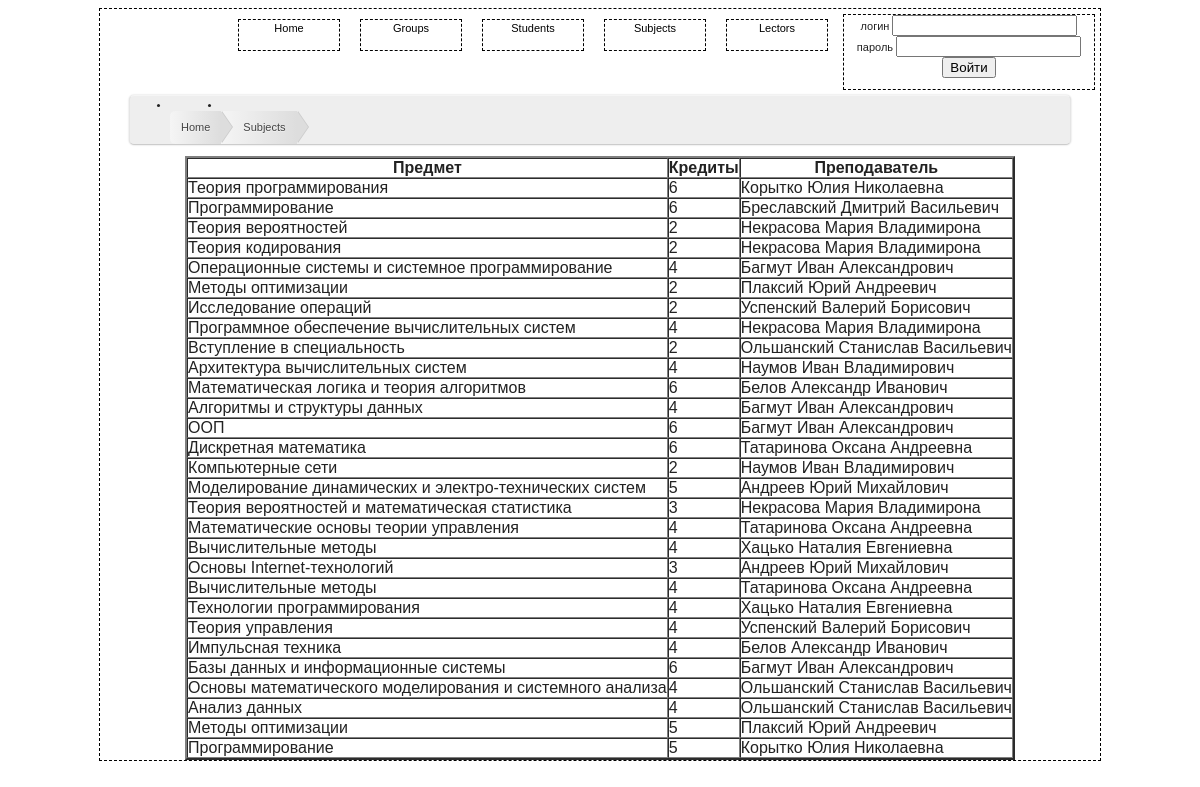
The page /list.php?info=subjects on the database its author committed.
### tables this page shows
CREATE TABLE IF NOT EXISTS `subjects` (
  `subject_id` int(10) NOT NULL AUTO_INCREMENT,
  `subject_title` text,
  `subject_credits` int(11) DEFAULT NULL,
  `lector_id` int(10) DEFAULT NULL,
  PRIMARY KEY (`subject_id`),
  KEY `subjects_fk1` (`lector_id`)
);

CREATE TABLE IF NOT EXISTS `lectors` (
  `lector_id` int(10) NOT NULL AUTO_INCREMENT,
  `lector_name` text,
  `lector_position` text,
  `lector_email` text,
  `lector_login` tinytext,
  `lector_password` tinytext,
  `role` int(11) DEFAULT NULL,
  PRIMARY KEY (`lector_id`)
);

### subjects.php (the view, shortened to what this page needs)
<?php
	echo "<ul id=\"breadcrumbs\">
        <li><a href=\"index.php\">Home</a></li>
        <li><a href=\"list.php?info=subjects\">Subjects</a></li>
    </ul>";
	$sort="";
	$query="SELECT * FROM subjects".$sort;
    $result=mysql_query($query);
	$query1="(SELECT l.role FROM lectors l WHERE lector_login='".$_SESSION['login']."') UNION
			 (SELECT s.role FROM students s WHERE student_email='".$_SESSION['login']."' OR parent_email='".$_SESSION['login']."')";
	$acess_result=mysql_query($query1);
	$acess= mysql_fetch_array($acess_result);
	$role=$acess['role'];
	if (!empty($_SESSION['login']) && $role==2){
		echo"<table border=2 cellpadding=0 cellspacing=0>";
		echo"<TR><TH> <a href=\"list.php?info=subjects&sort=ASC\"> &uarr; </a> </TH><TH>Предмет</TH> <TH><a href=\"list.php?info=subjects&sort=DESC\">&darr; </a></TH><TH>Кредиты</TH><TH>Преподаватель</TH></TR>";
		$querySubject="SELECT l.lector_name,s.subject_id FROM lectors l JOIN subjects s ON l.lector_login='".$_SESSION['login']."'
						 AND l.lector_id=s.lector_id";
		$subjectResult=mysql_query($querySubject) or die(mysql_error());
		$getSubject=mysql_fetch_array($subjectResult);
		while($row=mysql_fetch_array($result)){
			$query2="select lector_name from lectors where lector_id=".$row['lector_id'];
			$resultlectors=mysql_query($query2);
			$rowlector=mysql_fetch_array($resultlectors);
			if ($getSubject['subject_id']==$row['subject_id']){
				echo"<tr><td colspan=\"3\"><a href=\"subjects_details.php?subjectId=".$row['subject_id']."\" style=\"color: red\">".$row['subject_title']."</td><td>".$row['subject_credits']."</td>
					 <td>".$rowlector['lector_name']."</td></tr>";
				$getSubject=mysql_fetch_array($subjectResult);
			}
				else {
				echo"<tr><td colspan=\"3\">".$row['subject_title']."</td><td>".$row['subject_credits']."</td>
					 <td>".$rowlector['lector_name']."</td></tr>";
					 }
		}
		echo"</table>";
	} else{
		echo"<table border=2 cellpadding=0 cellspacing=0>";
		echo"<TR><TH>Предмет</TH><TH>Кредиты</TH><TH>Преподаватель</TH></TR>";
		while($row=mysql_fetch_array($result)){
			$query2="select lector_name from lectors where lector_id=".$row['lector_id'];
			$resultlectors=mysql_query($query2);
			$rowlector=mysql_fetch_array($resultlectors);
			echo"<tr><td>".$row['subject_title']."</td><td>".$row['subject_credits']."</td><td>".$rowlector['lector_name']."</td></tr>";
		}
		echo"</table>";
	}

### css/index.css (style rules this page uses)
a { margin-top:15px; text-decoration: none; color: #000; }
#breadcrumbs { background: #eee; border-width: 1px; border-style: solid; border-color: #f5f5f5 #e5e5e5 #ccc; border-radius: 5px; box-shadow: 0 0 2px rgba(0,0,0,.2); overflow: hidden; width: 90%; }
#breadcrumbs li { float: left; }
#breadcrumbs a { padding: .7em 1em .7em 2em; float: left; text-decoration: none; color: #444; position: relative; text-shadow: 0 1px 0 rgba(255,255,255,.5); background-color: #ddd; background-image: linear-gradient(to right, #f5f5f5, #ddd); }
#breadcrumbs li:first-child a { padding-left: 1em; border-radius: 5px 0 0 5px; }
#breadcrumbs a::after, #breadcrumbs a::before { content: ""; position: absolute; top: 50%; margin-top: -1.5em; border-top: 1.5em solid transparent; border-bottom: 1.5em solid transparent; border-left: 1em solid; right: -1em; }
#breadcrumbs a::after { z-index: 2; border-left-color: #ddd; }
#breadcrumbs a::before { border-left-color: #ccc; right: -1.1em; z-index: 1; }

### list.php (style rules this page uses)
body { font: 11px Tahoma, "Trebuchet MS", Tahoma, sans-serif; line-height: 1.6em; color: #222; }

### rows shown on the page
subjects: subject_title "Теория программирования", subject_credits "6", lector.lector_name "Корытко Юлия Николаевна"
subjects: subject_title "Программирование", subject_credits "6", lector.lector_name "Бреславский Дмитрий Васильевич"
subjects: subject_title "Теория вероятностей", subject_credits "2", lector.lector_name "Некрасова Мария Владимирона"
subjects: subject_title "Теория кодирования", subject_credits "2", lector.lector_name "Некрасова Мария Владимирона"
subjects: subject_title "Операционные системы и системное программирование", subject_credits "4", lector.lector_name "Багмут Иван Александрович"
subjects: subject_title "Методы оптимизации", subject_credits "2", lector.lector_name "Плаксий Юрий Андреевич"
subjects: subject_title "Исследование операций", subject_credits "2", lector.lector_name "Успенский Валерий Борисович"
subjects: subject_title "Программное обеспечение вычислительных систем", subject_credits "4", lector.lector_name "Некрасова Мария Владимирона"
subjects: subject_title "Вступление в специальность", subject_credits "2", lector.lector_name "Ольшанский Станислав Васильевич"
subjects: subject_title "Архитектура вычислительных систем", subject_credits "4", lector.lector_name "Наумов Иван Владимирович"
subjects: subject_title "Математическая логика и теория алгоритмов", subject_credits "6", lector.lector_name "Белов Александр Иванович"
subjects: subject_title "Алгоритмы и структуры данных", subject_credits "4", lector.lector_name "Багмут Иван Александрович"
subjects: subject_title "ООП", subject_credits "6", lector.lector_name "Багмут Иван Александрович"
subjects: subject_title "Дискретная математика", subject_credits "6", lector.lector_name "Татаринова Оксана Андреевна"
subjects: subject_title "Компьютерные сети", subject_credits "2", lector.lector_name "Наумов Иван Владимирович"
subjects: subject_title "Моделирование динамических и электро-технических систем", subject_credits "5", lector.lector_name "Андреев Юрий Михайлович"
subjects: subject_title "Теория вероятностей и математическая статистика", subject_credits "3", lector.lector_name "Некрасова Мария Владимирона"
subjects: subject_title "Математические основы теории управления", subject_credits "4", lector.lector_name "Татаринова Оксана Андреевна"
subjects: subject_title "Вычислительные методы", subject_credits "4", lector.lector_name "Хацько Наталия Евгениевна"
subjects: subject_title "Основы Internet-технологий", subject_credits "3", lector.lector_name "Андреев Юрий Михайлович"
subjects: subject_title "Вычислительные методы", subject_credits "4", lector.lector_name "Татаринова Оксана Андреевна"
subjects: subject_title "Технологии программирования", subject_credits "4", lector.lector_name "Хацько Наталия Евгениевна"
subjects: subject_title "Теория управления", subject_credits "4", lector.lector_name "Успенский Валерий Борисович"
subjects: subject_title "Импульсная техника", subject_credits "4", lector.lector_name "Белов Александр Иванович"
subjects: subject_title "Базы данных и информационные системы", subject_credits "6", lector.lector_name "Багмут Иван Александрович"
subjects: subject_title "Основы математического моделирования и системного анализа", subject_credits "4", lector.lector_name "Ольшанский Станислав Васильевич"
subjects: subject_title "Анализ данных", subject_credits "4", lector.lector_name "Ольшанский Станислав Васильевич"
subjects: subject_title "Методы оптимизации", subject_credits "5", lector.lector_name "Плаксий Юрий Андреевич"
subjects: subject_title "Программирование", subject_credits "5", lector.lector_name "Корытко Юлия Николаевна"
